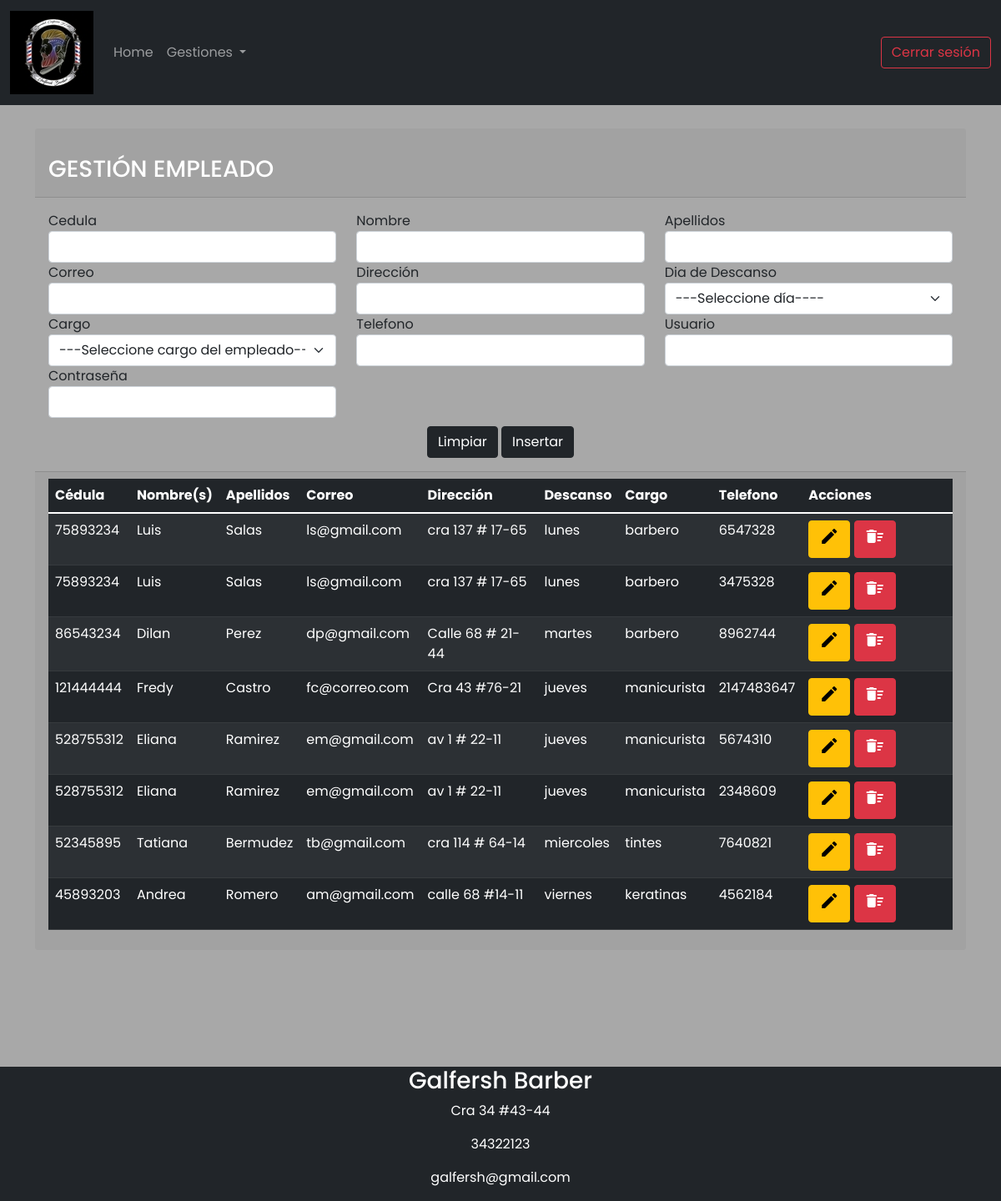
Screenshot of /Empleado/gestionE.php (signed in) with the database file from the repository.
### tables this page shows
CREATE TABLE `empleado` (
  `cedula` int(11) NOT NULL,
  `nombre` varchar(45) NOT NULL,
  `Apellidos` varchar(45) NOT NULL,
  `Correo` varchar(45) NOT NULL,
  `Dirección` varchar(45) NOT NULL,
  `dias_iddias` int(11) NOT NULL,
  `cargo_idcargo` int(11) NOT NULL
);

CREATE TABLE `dias` (
  `iddias` int(11) NOT NULL,
  `dia` varchar(20) NOT NULL
);

CREATE TABLE `cargo` (
  `idcargo` int(11) NOT NULL,
  `descripcion` varchar(45) NOT NULL
);

CREATE TABLE `telefonos_e` (
  `Empleado_cedula` int(11) NOT NULL,
  `numero` int(11) NOT NULL
);

### Empleado/gestionE.php (the view, shortened to what this page needs)
<?php
include("../Class/class_Empleado.php");
if ($_SESSION['usuario'] && $_SESSION['rol'] == 1) {
?>
    <!doctype html>
    <html lang="es">
    <head>
        <link rel="stylesheet" language="javascript" href="../bootstrap/css/bootstrap.min.css">
        <link rel="stylesheet" href="../sw/dist/sweetalert2.min.css">
        <link rel="stylesheet" href="../CSS/Style.css">
        <link rel="stylesheet" href="https://cdnjs.cloudflare.com/ajax/libs/animate.css/4.1.1/animate.min.css" />
    </head>
    <body>
        <nav class="navbar navbar-dark bg-dark navbar-expand-lg fixed-top">
            <div class="container-fluid">
                <a class="navbar-brand" href="../Home.php">
                    <img src="../Images/LogoPequeño.jpg" alt="Logo" width="100" height="100">
                </a>
                <div class="collapse navbar-collapse" id="navbarSupportedContent">
                    <ul class="navbar-nav me-auto mb-2 mb-lg-0">
                        <li class="nav-item">
                            <a class="nav-link " aria-current="page" href="../Home.php">Home</a>
                        </li>
                        <?php
                        if ($_SESSION['usuario'] && $_SESSION['rol'] == 1) {
                        ?>
                            <li class="nav-item dropdown">
                                <a class="nav-link dropdown-toggle" href="#" id="navbarDropdownMenuLink" role="button" data-bs-toggle="dropdown" aria-expanded="false">
                                    Gestiones
                                </a>
                            </li>
                        <?php
                        }
                        ?>
                    </ul>
                    <a type="button" class="btn btn-outline-danger" href="../logout.php">Cerrar sesión</a>
                </div>
            </div>
        </nav>
        <div class="posicion">
            <div class="container">
                <div class="card-header ">
                    <br>
                    <h3 class="text-white">GESTIÓN EMPLEADO</h3>
                </div>
                <div class=" card-body">
                    <div class="row">
                        <div class="col-md-4">
                            <form name="form" action="./insertarE.php" method="POST">
                                <label for="idEmpleado">Cedula</label>
                                <input class="form-control" type="number" name="id" value="">
                        </div>
                        <div class="col-md-4">
                            <label for="nom_e">Nombre</label>
                            <input type="text" id="nom_c" name="nombre" class="form-control" Required>
                        </div>
                        <div class="col-md-4">
                            <label for="apel_e">Apellidos</label>
                            <input type="text" id="apel_c" name="apell" class="form-control" Required>
                        </div>
                        <div class="col-md-4">
                            <label for="email_e">Correo</label>
                            <input type="text" id="email_c" name="email" class="form-control" Required>
                        </div>
                        <div class="col-md-4">
                            <label for="dir_e">Dirección</label>
                            <input type="text" id="dir_e" name="dir" class="form-control" Required>
                        </div>
                        <div class="col-md-4">
                            <label for="dias">Dia de Descanso</label>
                            <div class="form-group">
                                <select class="form-select" name="dia" Required>
                                    <option>---Seleccione día----</option>
                                </select>
                            </div>
                        </div>
                        <div class="col-md-4">
                            <label for="cargo">Cargo</label>
                            <div class="form-group">
                                <select class="form-select" name="cargo" Required>
                                    <option>---Seleccione cargo del empleado-----</option>
                                </select>
                            </div>
                        </div>
                        <div class="col-md-4">
                            <label for="tel">Telefono</label>
                            <input type="number" id="tel" name="tel" class="form-control" Required>
                        </div>
                        <div class="col-md-4">
                            <label for="tel">Usuario</label>
                            <input type="text" id="user" name="user" class="form-control" Required>
                        </div>
                        <div class="col-md-4">
                            <label for="tel">Contraseña</label>
                            <input type="password" id="passwd" name="passwd" class="form-control" Required>
                        </div>
                        <br><br><br>
                        <div class="col-md-12 centrar">
                            <input type="reset" value="Limpiar" class="btn btn-dark" title="limpiar">
                            <input type="submit" value="Insertar" class="btn btn-dark" title="insertar">
                        </div>
                    </div>
                </div>
            </div>
            <div class="container posicion-footer">
                <?php
                $cl = new Empleado();
                $reg = $cl->Mostrar();
                ?>
                <div class="card-footer table-responsive">
                    <table class="table table-dark table-striped">
                        <thead>
                            <tr>
                                <th>Cédula</th>
                                <th>Nombre(s)</th>
                                <th>Apellidos</th>
                                <th>Correo</th>
                                <th>Dirección</th>
                                <th>Descanso</th>
                                <th>Cargo</th>
                                <th>Telefono</th>
                                <th class="col-2">Acciones</th>
                            </tr>
                        </thead>
                        <?php
                        for ($i = 0; $i < count($reg); $i++) {
                            echo "<tr>";
                            echo "<td>" . $reg[$i]['cedula'] . "</td>";
                            echo "<td>" . $reg[$i]['nombre'] . "</td>";
                            echo "<td>" . $reg[$i]['Apellidos'] . "</td>";
                            echo "<td>" . $reg[$i]['Correo'] . "</td>";
                            echo "<td>" . $reg[$i]['Dirección'] . "</td>";
                            echo "<td>" . $reg[$i]['dia'] . "</td>";
                            echo "<td>" . $reg[$i]['descripcion'] . "</td>";
                            echo "<td>" . $reg[$i]['numero'] . "</td>";
                        ?>
                            <td class="col-2">
                                <button class="btn btn-warning" onclick=window.location="./editarE.php?idEmpleado=<?php echo $reg[$i]['cedula']; ?>">
                                    <span class="material-icons">mode_edit</span>
                                </button>
                                <button class="btn btn-danger" onclick="eliminar('eliminarE.php?id=<?php echo $reg[$i]['cedula']; ?>')">
                                    <span class="material-icons">delete_sweep </span>
                                </button>
                            </td>
                            </tr>
                        <?php
                        }
                        ?>
                    </table>
                </div>
            </div>
        </div>
        <footer class="bg bg-dark text-white">
            <div class="row">
                <div class="centrar">
                    <address>
                        <h3>Galfersh Barber</h3>
                        <p> <span class="oi oi-home footer-address-icon"></span>Cra 34 #43-44</p>
                        <p><span class="oi oi-phone footer-address-icon"></span>34322123</p>
                        <p><span class="oi oi-inbox footer-address-icon"></span>galfersh@gmail.com</p>
                    </address>
                </div>
            </div>
        </footer>
    </body>
    </html>
<?php
} else if (isset($_SESSION['usuario']) && $_SESSION['rol'] == 3 || $_SESSION['rol'] == 2) {
    echo "
    <script type = 'text/javascript'>
    Swal.fire({
        title: 'Error!',
        text: 'Usuario no autorizado',
        icon: 'error',
        showClass: {
            popup: 'animate__animated animate__fadeInDown'
          },
          hideClass: {
            popup: 'animate__animated animate__fadeOutUp'
          }
    }).then((result)=>{
            if(result.value){
                window.location ='../Home.php';
            }
        });
    </script>
";
} else if ($_SESSION['usuario'] == null) {
    echo "
    <script type = 'text/javascript'>
    Swal.fire({
        title: 'Error!',
        text: 'Inicie Sesión como admin',
        icon: 'error',
        showClass: {
            popup: 'animate__animated animate__fadeInDown'
          },
          hideClass: {
            popup: 'animate__animated animate__fadeOutUp'
          }
    }).then((result)=>{
            if(result.value){
                window.location ='../Home.php';
            }
        });
    </script>
";
}
?>

### CSS/Style.css (style rules this page uses)
.centrar { justify-content: center; text-align: center; }
nav { position: fixed; }
* { font-family: 'Josefin Sans', sans-serif; font-family: 'Outfit', sans-serif; font-family: 'Poppins', sans-serif; }
.posicion { margin-top: 130px; margin-bottom: 0px; }
.posicion-footer { margin-top: 0px; margin-bottom: 140px; }
body { background-color: #A8A8A8; font-family: 'Roboto', sans-serif; }

### rows the page displays
empleado: cedula "75893234", nombre "Luis", Apellidos "Salas", Correo "ls@gmail.com", Dirección "cra 137 # 17-65", dias_iddias.dia "lunes", cargo_idcargo.descripcion "barbero", telefonos_e.numero "6547328", telefonos_e.numero "3475328"
empleado: cedula "86543234", nombre "Dilan", Apellidos "Perez", Correo "dp@gmail.com", Dirección "Calle 68 # 21-44", dias_iddias.dia "martes", cargo_idcargo.descripcion "barbero", telefonos_e.numero "8962744"
empleado: cedula "121444444", nombre "Fredy", Apellidos "Castro", Correo "fc@correo.com", Dirección "Cra 43 #76-21", dias_iddias.dia "jueves", cargo_idcargo.descripcion "manicurista", telefonos_e.numero "2147483647"
empleado: cedula "528755312", nombre "Eliana", Apellidos "Ramirez", Correo "em@gmail.com", Dirección "av 1 # 22-11", dias_iddias.dia "jueves", cargo_idcargo.descripcion "manicurista", telefonos_e.numero "5674310", telefonos_e.numero "2348609"
empleado: cedula "52345895", nombre "Tatiana", Apellidos "Bermudez", Correo "tb@gmail.com", Dirección "cra 114 # 64-14", dias_iddias.dia "miercoles", cargo_idcargo.descripcion "tintes", telefonos_e.numero "7640821"
empleado: cedula "45893203", nombre "Andrea", Apellidos "Romero", Correo "am@gmail.com", Dirección "calle 68 #14-11", dias_iddias.dia "viernes", cargo_idcargo.descripcion "keratinas", telefonos_e.numero "4562184"
